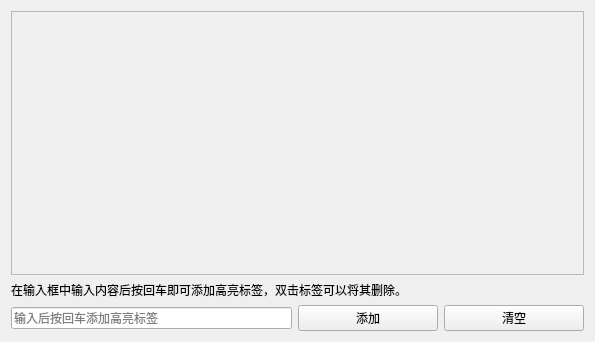
<?xml version="1.0" encoding="UTF-8"?>
<ui version="4.0">
 <class>SAKOtherHighlighterManager</class>
 <widget class="QWidget" name="SAKOtherHighlighterManager">
  <property name="geometry">
   <rect>
    <x>0</x>
    <y>0</y>
    <width>595</width>
    <height>342</height>
   </rect>
  </property>
  <property name="windowTitle">
   <string>高亮显示设置</string>
  </property>
  <layout class="QGridLayout" name="gridLayout">
   <item row="1" column="0" colspan="4">
    <widget class="QLabel" name="label">
     <property name="text">
      <string>在输入框中输入内容后按回车即可添加高亮标签，双击标签可以将其删除。</string>
     </property>
    </widget>
   </item>
   <item row="2" column="3">
    <widget class="QPushButton" name="pushButtonClear">
     <property name="text">
      <string>清空</string>
     </property>
    </widget>
   </item>
   <item row="0" column="0" colspan="4">
    <widget class="QScrollArea" name="scrollArea">
     <property name="widgetResizable">
      <bool>true</bool>
     </property>
     <widget class="QWidget" name="scrollAreaWidgetContents">
      <property name="geometry">
       <rect>
        <x>0</x>
        <y>0</y>
        <width>575</width>
        <height>275</height>
       </rect>
      </property>
      <layout class="QVBoxLayout" name="verticalLayout">
       <item>
        <widget class="QFrame" name="frame">
         <property name="styleSheet">
          <string notr="true">QFrame {
	border: none
}</string>
         </property>
         <property name="frameShape">
          <enum>QFrame::StyledPanel</enum>
         </property>
         <property name="frameShadow">
          <enum>QFrame::Raised</enum>
         </property>
        </widget>
       </item>
       <item>
        <spacer name="verticalSpacer">
         <property name="orientation">
          <enum>Qt::Vertical</enum>
         </property>
         <property name="sizeHint" stdset="0">
          <size>
           <width>20</width>
           <height>40</height>
          </size>
         </property>
        </spacer>
       </item>
      </layout>
     </widget>
    </widget>
   </item>
   <item row="2" column="2">
    <widget class="QPushButton" name="pushButtonAdd">
     <property name="text">
      <string>添加</string>
     </property>
    </widget>
   </item>
   <item row="2" column="0" colspan="2">
    <widget class="QLineEdit" name="lineEdit">
     <property name="placeholderText">
      <string>输入后按回车添加高亮标签</string>
     </property>
    </widget>
   </item>
  </layout>
 </widget>
 <resources/>
 <connections/>
</ui>
